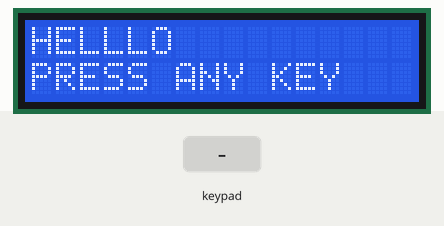
Simulated run of this sketch. Board: Arduino Uno, built with avr-gcc and run on an emulated ATmega328P. On the bench: 16×2 character LCD. Inputs (shaded band) come from the test bench.

Above: at 1.2 s.
1.3 s: keypad keys 8 7 6 5 * pressed 0.4 s apart
At 3.7 s:
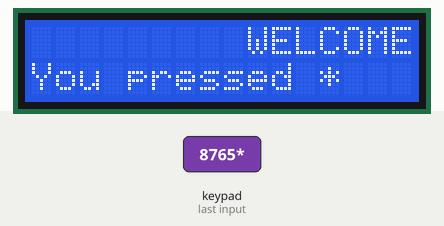
4.8 s: key 'A' pressed
At 5.4 s:
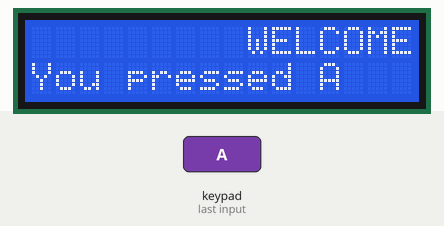
6.4 s: key 'B' pressed
At 7.6 s:
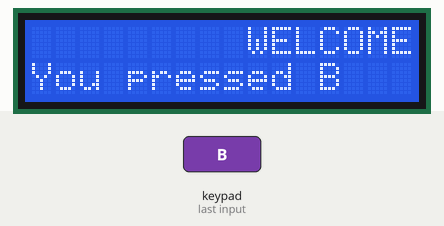
8.0 s: keypad keys 8 7 6 5 D pressed 0.4 s apart
At 8.69 s:
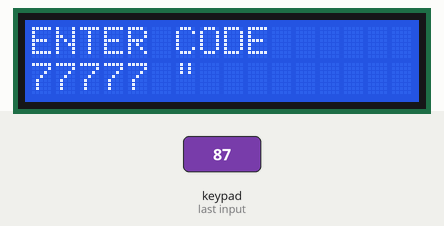
11.5 s: key 'C' pressed
At 12.8 s:
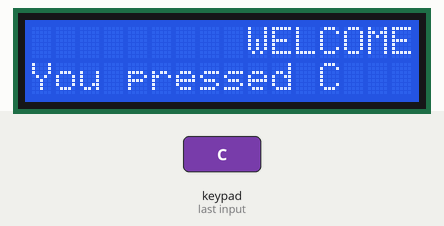
13.1 s: key '5' pressed
At 14.1 s:
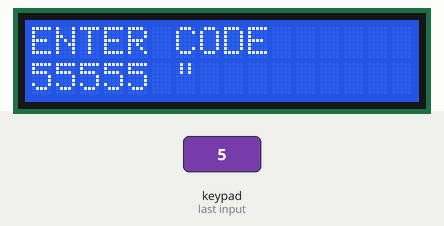
Timing chart, 0 to 15.6 s (numbered marks = the images above; inputs shaded):
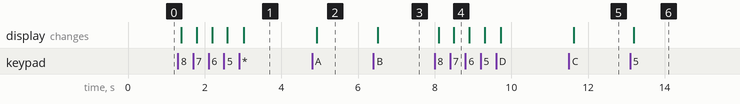

Measured:
- after the input at 1.3 s, the display: first changes after 0.09 s (image 1 shows a later state)
- after the input at 4.8 s, the display: changes after 0.13 s (image 2)
- after the input at 6.4 s, the display: changes after 0.12 s (image 3)
- after the input at 8.0 s, the display: first changes after 0.10 s (image 4 shows a later state)
- after the input at 11.5 s, the display: changes after 0.12 s (image 5)
- after the input at 13.1 s, the display: changes after 0.09 s (image 6)

The sketch:

Simple_I2C_LCD_hello_world.ino
```cpp
/*  Kent Bailey
 *  Simple I2C LCD Hello World
 *  2/2/20
 */


#include <Keypad.h>
#include <Wire.h>
#include<LiquidCrystal_I2C.h>

LiquidCrystal_I2C lcd(0x27,2,1,0,4,5,6,7,3,POSITIVE);
const byte ROWS = 4; //four rows
const byte COLS = 4; //four columns
char customkey;
char hexaKeys[ROWS][COLS] = {
  {'1', '2', '3', 'A'},
  {'4', '5', '6', 'B'},
  {'7', '8', '9', 'C'},
  {'*', '0', '#', 'D'}
};

byte rowPins[ROWS] = {8, 7, 6, 5}; //connect to the row pinouts of the keypad
byte colPins[COLS] = {9, 10, 11, 12}; //connect to the column pinouts of the keypad


//initialize an instance of class NewKeypad
Keypad customKeypad = Keypad( makeKeymap(hexaKeys), rowPins, colPins, ROWS, COLS);

int GREEN1 = 13;
int RED1 = 14;

int GREEN2 = 15;
int RED2 = 16;

int GREEN3 = 17;
int RED3 = 18;

int GREEN4 = 19;
int RED4 = 20;

//const int currentPin = A0;
int sensitivity = 66;
int adcValue= 0;
int offsetVoltage = 2500;
double adcVoltage = 0;
double currentValue = 0;

void setup (){
   Serial.begin(9600);
    lcd.begin(16,2);       // 16 columns and 2 rows
     lcd.backlight();       // Power the back light
     lcd.print ("HELLLO");  // Dispay "HELLO" until the '1' key is pressed.

    lcd.setCursor(0,1);
    lcd.print("PRESS ANY KEY");


}

void loop()
{

customkey = customKeypad.getKey();

char accume4[5] = "empt";
char stopper = '1';

for (int i=0; i < 5 && stopper != '#'; i++)
{
  switch(customkey)
  {
    case '1':
    accume4[i] = '1';
    lcd.clear();
    lcd.setCursor(0,0);
    lcd.print("ENTER CODE");
    lcd.setCursor(0,1);
    lcd.print(accume4);
    break;

     case '2':
    accume4[i] = '2';
    lcd.clear();
    lcd.setCursor(0,0);
    lcd.print("ENTER CODE");
    lcd.setCursor(0,1);
    lcd.print(accume4);
    break;

     case '3':
    accume4[i] = '3';
    lcd.clear();
    lcd.setCursor(0,0);
    lcd.print("ENTER CODE");
    lcd.setCursor(0,1);
    lcd.print(accume4);
    break;

     case '4':
     accume4[i] = '4';
    lcd.clear();
    lcd.setCursor(0,0);
    lcd.print("ENTER CODE");
    lcd.setCursor(0,1);
    lcd.print(accume4);
    break;

     case '5':
    accume4[i] = '5';
     lcd.clear();
    lcd.setCursor(0,0);
    lcd.print("ENTER CODE");
    lcd.setCursor(0,1);
    lcd.print(accume4);
    break;

     case '6':
    accume4[i] = '6';
    lcd.clear();
    lcd.setCursor(0,0);
    lcd.print("ENTER CODE");
    lcd.setCursor(0,1);
    lcd.print(accume4);
    break;

     case '7':
    accume4[i] = '7';
    lcd.clear();
    lcd.setCursor(0,0);
    lcd.print("ENTER CODE");
    lcd.setCursor(0,1);
    lcd.print(accume4);
    break;

     case '8':
    accume4[i] = '8';
    lcd.clear();
    lcd.setCursor(0,0);
    lcd.print("ENTER CODE");
    lcd.setCursor(0,1);
    lcd.print(accume4);
    break;

     case '9':
    accume4[i] = '9';
    lcd.clear();
    lcd.setCursor(0,0);
    lcd.print("ENTER CODE");
    lcd.setCursor(0,1);
    lcd.print(accume4);
    break;

     case '0':
    accume4[i] = '0';
     lcd.clear();
    lcd.setCursor(0,0);
    lcd.print("ENTER CODE");
    lcd.setCursor(0,1);
    lcd.print(accume4);
    break;

     case '*':
    lcd.clear();
    lcd.setCursor(9,0);
    lcd.print("WELCOME");
    lcd.setCursor(0,1);
    lcd.print("You pressed *");
    break;

/*
     case '#':
    lcd.clear();
    lcd.setCursor(9,0);
    lcd.print("WELCOME");
    lcd.setCursor(0,1);
    lcd.print("You pressed #");
    break;
*/
     case 'A':
    lcd.clear();
    lcd.setCursor(9,0);
    lcd.print("WELCOME");
    lcd.setCursor(0,1);
    lcd.print("You pressed A");
    break;

     case 'B':
    lcd.clear();
    lcd.setCursor(9,0);
    lcd.print("WELCOME");
    lcd.setCursor(0,1);
    lcd.print("You pressed B");
    break;

     case 'C':
    lcd.clear();
    lcd.setCursor(9,0);
    lcd.print("WELCOME");
    lcd.setCursor(0,1);
    lcd.print("You pressed C");
    break;

     case 'D':
    lcd.clear();
    lcd.setCursor(9,0);
    lcd.print("WELCOME");
    lcd.setCursor(0,1);
    lcd.print("You pressed D");
    break;

  }

}

//if (accume = anycode...
    /*
    lcd.clear();
    lcd.setCursor(0,0);
    lcd.print("WELCOME");
   // lcd.setCursor(0,1);
   // lcd.print("SELECT AN OUTLET");
    delay(200);
/*
//build a function for checking the current sensors
//while the current sensors are off add representing number plus some space to the second row.
 /*   lcd.setCursor(0,0);
    lcd.print("SELECT AN OUTLET");

    while
   */


}
```
